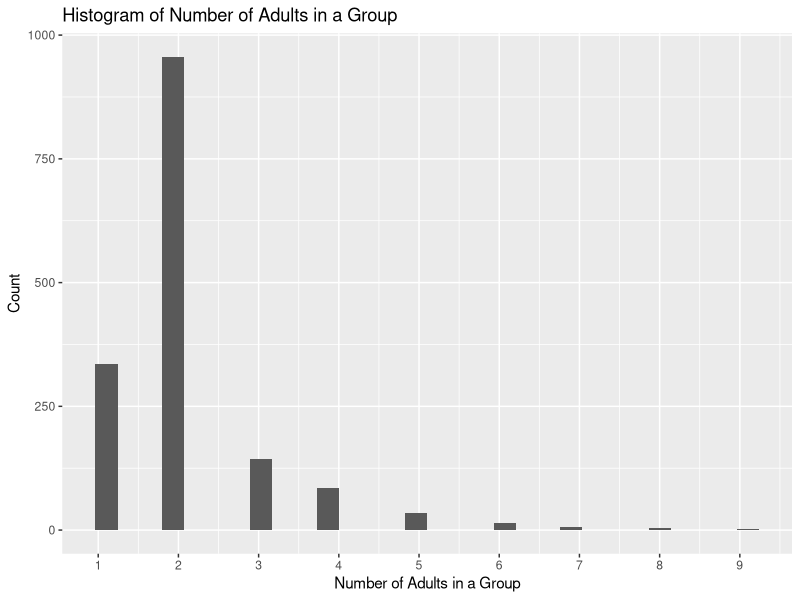
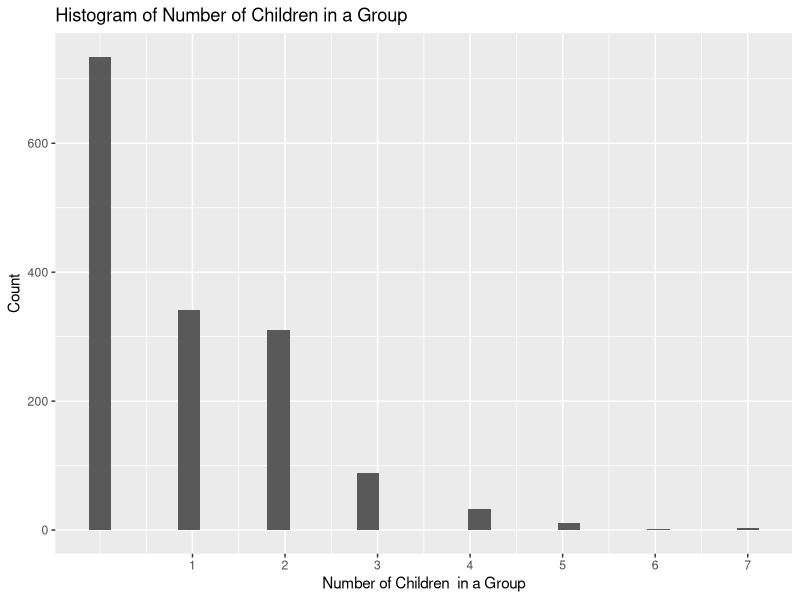

Source code (R) for these figures, in order:
## ---- chunk 1
knitr::opts_chunk$set(echo = TRUE)
## ---- chunk 2
coves_fy22<-read.csv("FY22 COVES_labels.csv", header = TRUE)
attach(coves_fy22)
library(ggplot2)
library(dplyr)
library(stringr)
library(tidyverse)
library(tidytext)
library(rstatix)
## ---- chunk 3
#show the summary descriptives for the number of adults in sampled groups
round(summary(as.numeric(Nadults)),2)
round(sd(as.numeric(Nadults), na.rm = TRUE),2)
#show the summary descriptives for the number of children in sampled groups
round(summary(as.numeric(Nchild)),2)
round(sd(as.numeric(Nchild), na.rm = TRUE),2)
## ---- chunk 4
coves_fy22[!is.na(as.numeric(Nadults)), ] %>%
  ggplot(aes(x = as.numeric(Nadults))) +
  geom_histogram() +
  scale_x_continuous(breaks = seq(0:10))+
  labs(title = "Histogram of Number of Adults in a Group")+
  xlab("Number of Adults in a Group") +
  ylab("Count")
  
coves_fy22[!is.na(as.numeric(Nchild)), ] %>%
  ggplot(aes(x = as.numeric(Nchild))) +
  geom_histogram() +
  scale_x_continuous(breaks = seq(0:10))+
  labs(title = "Histogram of Number of Children in a Group")+
  xlab("Number of Children  in a Group") +
  ylab("Count")  
